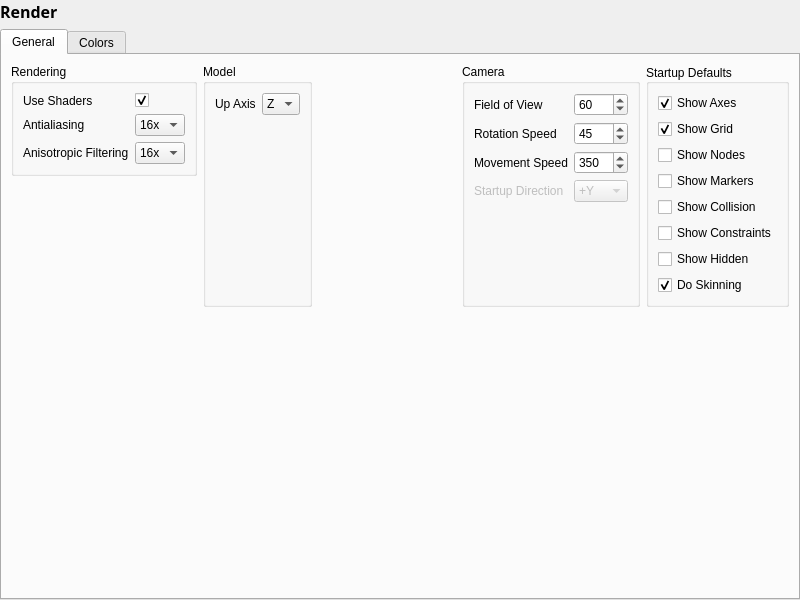
<?xml version="1.0" encoding="UTF-8"?>
<ui version="4.0">
 <class>SettingsRender</class>
 <widget class="QWidget" name="SettingsRender">
  <property name="geometry">
   <rect>
    <x>0</x>
    <y>0</y>
    <width>800</width>
    <height>600</height>
   </rect>
  </property>
  <property name="sizePolicy">
   <sizepolicy hsizetype="MinimumExpanding" vsizetype="MinimumExpanding">
    <horstretch>0</horstretch>
    <verstretch>0</verstretch>
   </sizepolicy>
  </property>
  <property name="windowTitle">
   <string>Form</string>
  </property>
  <layout class="QVBoxLayout" name="verticalLayout_4">
   <property name="leftMargin">
    <number>0</number>
   </property>
   <property name="topMargin">
    <number>0</number>
   </property>
   <property name="rightMargin">
    <number>0</number>
   </property>
   <property name="bottomMargin">
    <number>0</number>
   </property>
   <item>
    <widget class="QLabel" name="name">
     <property name="font">
      <font>
       <family>Segoe UI Semibold</family>
       <pointsize>12</pointsize>
       <weight>75</weight>
       <bold>true</bold>
      </font>
     </property>
     <property name="text">
      <string>Render</string>
     </property>
    </widget>
   </item>
   <item>
    <widget class="QTabWidget" name="render">
     <property name="sizePolicy">
      <sizepolicy hsizetype="Expanding" vsizetype="Expanding">
       <horstretch>0</horstretch>
       <verstretch>0</verstretch>
      </sizepolicy>
     </property>
     <property name="currentIndex">
      <number>0</number>
     </property>
     <widget class="QWidget" name="general">
      <attribute name="title">
       <string>General</string>
      </attribute>
      <layout class="QVBoxLayout" name="verticalLayout_2">
       <item alignment="Qt::AlignTop">
        <widget class="QFrame" name="frame_2">
         <property name="sizePolicy">
          <sizepolicy hsizetype="Preferred" vsizetype="Preferred">
           <horstretch>0</horstretch>
           <verstretch>0</verstretch>
          </sizepolicy>
         </property>
         <property name="frameShape">
          <enum>QFrame::NoFrame</enum>
         </property>
         <property name="frameShadow">
          <enum>QFrame::Plain</enum>
         </property>
         <property name="lineWidth">
          <number>0</number>
         </property>
         <layout class="QHBoxLayout" name="horizontalLayout">
          <property name="spacing">
           <number>6</number>
          </property>
          <property name="leftMargin">
           <number>0</number>
          </property>
          <property name="topMargin">
           <number>0</number>
          </property>
          <property name="rightMargin">
           <number>0</number>
          </property>
          <property name="bottomMargin">
           <number>0</number>
          </property>
          <item alignment="Qt::AlignTop">
           <widget class="QGroupBox" name="rendering">
            <property name="sizePolicy">
             <sizepolicy hsizetype="Maximum" vsizetype="Maximum">
              <horstretch>0</horstretch>
              <verstretch>0</verstretch>
             </sizepolicy>
            </property>
            <property name="title">
             <string>Rendering</string>
            </property>
            <property name="flat">
             <bool>true</bool>
            </property>
            <layout class="QFormLayout" name="formLayout_2">
             <item row="1" column="0">
              <widget class="QLabel" name="lblAA">
               <property name="text">
                <string>Antialiasing</string>
               </property>
               <property name="buddy">
                <cstring>antialiasing</cstring>
               </property>
              </widget>
             </item>
             <item row="1" column="1">
              <widget class="QComboBox" name="antialiasing">
               <property name="maximumSize">
                <size>
                 <width>60</width>
                 <height>16777215</height>
                </size>
               </property>
               <property name="currentIndex">
                <number>4</number>
               </property>
               <item>
                <property name="text">
                 <string>Off</string>
                </property>
               </item>
               <item>
                <property name="text">
                 <string>2x</string>
                </property>
               </item>
               <item>
                <property name="text">
                 <string>4x</string>
                </property>
               </item>
               <item>
                <property name="text">
                 <string>8x</string>
                </property>
               </item>
               <item>
                <property name="text">
                 <string>16x</string>
                </property>
               </item>
              </widget>
             </item>
             <item row="2" column="0">
              <widget class="QLabel" name="lblAF">
               <property name="text">
                <string>Anisotropic Filtering</string>
               </property>
               <property name="buddy">
                <cstring>anisotropicFiltering</cstring>
               </property>
              </widget>
             </item>
             <item row="2" column="1">
              <widget class="QComboBox" name="anisotropicFiltering">
               <property name="maximumSize">
                <size>
                 <width>60</width>
                 <height>16777215</height>
                </size>
               </property>
               <property name="currentIndex">
                <number>4</number>
               </property>
               <item>
                <property name="text">
                 <string>1x</string>
                </property>
               </item>
               <item>
                <property name="text">
                 <string>2x</string>
                </property>
               </item>
               <item>
                <property name="text">
                 <string>4x</string>
                </property>
               </item>
               <item>
                <property name="text">
                 <string>8x</string>
                </property>
               </item>
               <item>
                <property name="text">
                 <string>16x</string>
                </property>
               </item>
              </widget>
             </item>
             <item row="0" column="1">
              <widget class="QCheckBox" name="useShaders">
               <property name="text">
                <string/>
               </property>
               <property name="checked">
                <bool>true</bool>
               </property>
              </widget>
             </item>
             <item row="0" column="0">
              <widget class="QLabel" name="lblUseShaders">
               <property name="text">
                <string>Use Shaders</string>
               </property>
               <property name="buddy">
                <cstring>useShaders</cstring>
               </property>
              </widget>
             </item>
            </layout>
           </widget>
          </item>
          <item>
           <widget class="QGroupBox" name="groupBox">
            <property name="sizePolicy">
             <sizepolicy hsizetype="Maximum" vsizetype="Preferred">
              <horstretch>0</horstretch>
              <verstretch>0</verstretch>
             </sizepolicy>
            </property>
            <property name="title">
             <string>Model</string>
            </property>
            <property name="flat">
             <bool>true</bool>
            </property>
            <layout class="QFormLayout" name="formLayout_3">
             <item row="0" column="0">
              <widget class="QLabel" name="lblUpAxis">
               <property name="text">
                <string>Up Axis</string>
               </property>
               <property name="buddy">
                <cstring>upAxis</cstring>
               </property>
              </widget>
             </item>
             <item row="0" column="1">
              <widget class="QComboBox" name="upAxis">
               <property name="currentIndex">
                <number>2</number>
               </property>
               <item>
                <property name="text">
                 <string>X</string>
                </property>
               </item>
               <item>
                <property name="text">
                 <string>Y</string>
                </property>
               </item>
               <item>
                <property name="text">
                 <string>Z</string>
                </property>
               </item>
              </widget>
             </item>
            </layout>
           </widget>
          </item>
          <item>
           <spacer name="horizontalSpacer">
            <property name="orientation">
             <enum>Qt::Horizontal</enum>
            </property>
            <property name="sizeType">
             <enum>QSizePolicy::Expanding</enum>
            </property>
            <property name="sizeHint" stdset="0">
             <size>
              <width>0</width>
              <height>20</height>
             </size>
            </property>
           </spacer>
          </item>
          <item>
           <widget class="QGroupBox" name="grpCamera">
            <property name="sizePolicy">
             <sizepolicy hsizetype="Maximum" vsizetype="Preferred">
              <horstretch>0</horstretch>
              <verstretch>0</verstretch>
             </sizepolicy>
            </property>
            <property name="title">
             <string>Camera</string>
            </property>
            <layout class="QFormLayout" name="formLayout">
             <item row="0" column="0">
              <widget class="QLabel" name="lblFieldOfView">
               <property name="text">
                <string>Field of View</string>
               </property>
               <property name="buddy">
                <cstring>fieldOfView</cstring>
               </property>
              </widget>
             </item>
             <item row="0" column="1">
              <widget class="QSpinBox" name="fieldOfView">
               <property name="minimum">
                <number>45</number>
               </property>
               <property name="maximum">
                <number>120</number>
               </property>
               <property name="singleStep">
                <number>5</number>
               </property>
               <property name="value">
                <number>60</number>
               </property>
              </widget>
             </item>
             <item row="1" column="0">
              <widget class="QLabel" name="lblRotationSpeed">
               <property name="text">
                <string>Rotation Speed</string>
               </property>
               <property name="buddy">
                <cstring>rotationSpeed</cstring>
               </property>
              </widget>
             </item>
             <item row="1" column="1">
              <widget class="QSpinBox" name="rotationSpeed">
               <property name="minimum">
                <number>15</number>
               </property>
               <property name="maximum">
                <number>1500</number>
               </property>
               <property name="singleStep">
                <number>15</number>
               </property>
               <property name="value">
                <number>45</number>
               </property>
              </widget>
             </item>
             <item row="2" column="0">
              <widget class="QLabel" name="lblMovementSpeed">
               <property name="text">
                <string>Movement Speed</string>
               </property>
               <property name="buddy">
                <cstring>movementSpeed</cstring>
               </property>
              </widget>
             </item>
             <item row="2" column="1">
              <widget class="QSpinBox" name="movementSpeed">
               <property name="minimum">
                <number>0</number>
               </property>
               <property name="maximum">
                <number>7000</number>
               </property>
               <property name="singleStep">
                <number>50</number>
               </property>
               <property name="value">
                <number>350</number>
               </property>
              </widget>
             </item>
             <item row="3" column="1">
              <widget class="QComboBox" name="startupDirection">
               <property name="enabled">
                <bool>false</bool>
               </property>
               <property name="currentIndex">
                <number>1</number>
               </property>
               <item>
                <property name="text">
                 <string>+X</string>
                </property>
               </item>
               <item>
                <property name="text">
                 <string>+Y</string>
                </property>
               </item>
               <item>
                <property name="text">
                 <string>+Z</string>
                </property>
               </item>
               <item>
                <property name="text">
                 <string>-X</string>
                </property>
               </item>
               <item>
                <property name="text">
                 <string>-Y</string>
                </property>
               </item>
               <item>
                <property name="text">
                 <string>-Z</string>
                </property>
               </item>
              </widget>
             </item>
             <item row="3" column="0">
              <widget class="QLabel" name="lblStartupDirection">
               <property name="enabled">
                <bool>false</bool>
               </property>
               <property name="text">
                <string>Startup Direction</string>
               </property>
               <property name="buddy">
                <cstring>startupDirection</cstring>
               </property>
              </widget>
             </item>
            </layout>
           </widget>
          </item>
          <item>
           <widget class="QGroupBox" name="grpStartup">
            <property name="sizePolicy">
             <sizepolicy hsizetype="Maximum" vsizetype="Preferred">
              <horstretch>0</horstretch>
              <verstretch>0</verstretch>
             </sizepolicy>
            </property>
            <property name="title">
             <string>Startup Defaults</string>
            </property>
            <property name="alignment">
             <set>Qt::AlignLeading|Qt::AlignLeft|Qt::AlignVCenter</set>
            </property>
            <layout class="QGridLayout" name="gridLayout">
             <item row="0" column="0">
              <widget class="QCheckBox" name="chkShowAxes">
               <property name="text">
                <string>Show Axes</string>
               </property>
               <property name="checked">
                <bool>true</bool>
               </property>
              </widget>
             </item>
             <item row="3" column="0">
              <widget class="QCheckBox" name="chkShowNodes">
               <property name="text">
                <string>Show Nodes</string>
               </property>
              </widget>
             </item>
             <item row="2" column="0">
              <widget class="QCheckBox" name="chkShowGrid">
               <property name="text">
                <string>Show Grid</string>
               </property>
               <property name="checked">
                <bool>true</bool>
               </property>
              </widget>
             </item>
             <item row="5" column="0">
              <widget class="QCheckBox" name="chkShowCollision">
               <property name="text">
                <string>Show Collision</string>
               </property>
              </widget>
             </item>
             <item row="7" column="0">
              <widget class="QCheckBox" name="chkShowHidden">
               <property name="text">
                <string>Show Hidden</string>
               </property>
              </widget>
             </item>
             <item row="6" column="0">
              <widget class="QCheckBox" name="chkShowConstraints">
               <property name="text">
                <string>Show Constraints</string>
               </property>
              </widget>
             </item>
             <item row="4" column="0">
              <widget class="QCheckBox" name="chkShowMarkers">
               <property name="text">
                <string>Show Markers</string>
               </property>
              </widget>
             </item>
             <item row="8" column="0">
              <widget class="QCheckBox" name="chkDoSkinning">
               <property name="text">
                <string>Do Skinning</string>
               </property>
               <property name="checked">
                <bool>true</bool>
               </property>
              </widget>
             </item>
            </layout>
           </widget>
          </item>
         </layout>
        </widget>
       </item>
       <item>
        <widget class="QWidget" name="widget" native="true">
         <property name="sizePolicy">
          <sizepolicy hsizetype="Preferred" vsizetype="Expanding">
           <horstretch>0</horstretch>
           <verstretch>0</verstretch>
          </sizepolicy>
         </property>
         <layout class="QVBoxLayout" name="verticalLayout_3">
          <property name="spacing">
           <number>0</number>
          </property>
          <property name="leftMargin">
           <number>0</number>
          </property>
          <property name="topMargin">
           <number>0</number>
          </property>
          <property name="rightMargin">
           <number>0</number>
          </property>
          <property name="bottomMargin">
           <number>0</number>
          </property>
         </layout>
        </widget>
       </item>
      </layout>
     </widget>
     <widget class="QWidget" name="colors">
      <attribute name="title">
       <string>Colors</string>
      </attribute>
      <layout class="QGridLayout" name="gridLayout_2">
       <item row="2" column="1">
        <widget class="ColorLineEdit" name="highlight" native="true">
         <property name="sizePolicy">
          <sizepolicy hsizetype="Preferred" vsizetype="Maximum">
           <horstretch>0</horstretch>
           <verstretch>0</verstretch>
          </sizepolicy>
         </property>
        </widget>
       </item>
       <item row="1" column="1">
        <widget class="ColorWheel" name="colorBackground" native="true"/>
       </item>
       <item row="1" column="3">
        <widget class="ColorWheel" name="colorWireframe" native="true"/>
       </item>
       <item row="0" column="3">
        <widget class="ColorLineEdit" name="wireframe" native="true">
         <property name="sizePolicy">
          <sizepolicy hsizetype="Preferred" vsizetype="Maximum">
           <horstretch>0</horstretch>
           <verstretch>0</verstretch>
          </sizepolicy>
         </property>
        </widget>
       </item>
       <item row="0" column="1">
        <widget class="ColorLineEdit" name="background" native="true">
         <property name="sizePolicy">
          <sizepolicy hsizetype="Preferred" vsizetype="Maximum">
           <horstretch>0</horstretch>
           <verstretch>0</verstretch>
          </sizepolicy>
         </property>
        </widget>
       </item>
       <item row="3" column="1">
        <widget class="ColorWheel" name="colorHighlight" native="true"/>
       </item>
       <item row="1" column="4">
        <layout class="QHBoxLayout" name="layAlphaWire"/>
       </item>
       <item row="3" column="2">
        <layout class="QHBoxLayout" name="layAlphaHigh"/>
       </item>
      </layout>
     </widget>
    </widget>
   </item>
  </layout>
 </widget>
 <customwidgets>
  <customwidget>
   <class>ColorLineEdit</class>
   <extends>QWidget</extends>
   <header>ui/widgets/colorwheel.h</header>
   <container>1</container>
  </customwidget>
  <customwidget>
   <class>ColorWheel</class>
   <extends>QWidget</extends>
   <header>ui/widgets/colorwheel.h</header>
   <container>1</container>
  </customwidget>
 </customwidgets>
 <resources/>
 <connections/>
</ui>
